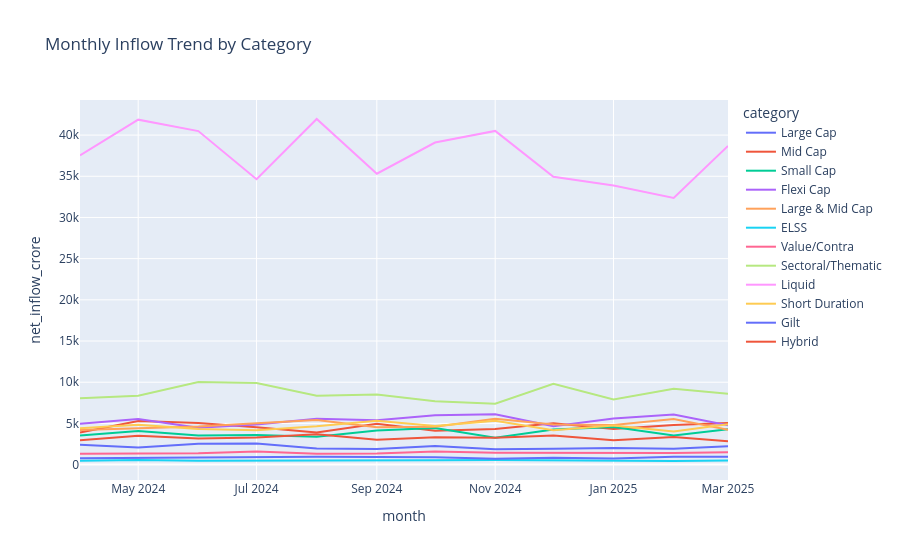

The notebook cell saved with this chart:
### Markdown cell above
### Finding 7

Flexi Cap and Mid Cap categories contributed the largest cumulative inflows during the analysis period.

### Code cell
import plotly.express as px

fig = px.line(
    cat,
    x="month",
    y="net_inflow_crore",
    color="category",
    title="Monthly Inflow Trend by Category"
)

fig.show()

### Figure 1 — Plotly figure (JSON) as saved in the notebook; plotly's stock layout.template omitted (floating-point values rounded to 4 significant figures)
{"data": [{"hovertemplate": "category=Large Cap<br>month=%{x}<br>net_inflow_crore=%{y}<extra></extra>", "legendgroup": "Large Cap", "line": {"color": "#636efa", "dash": "solid"}, "marker": {"symbol": "circle"}, "mode": "lines", "name": "Large Cap", "orientation": "v", "showlegend": true, "type": "scatter", "x": ["2024-04", "2024-05", "2024-06", "2024-07", "2024-08", "2024-09", "2024-10", "2024-11", "2024-12", "2025-01", "2025-02", "2025-03"], "xaxis": "x", "y": [2413.0, 2076.0, 2519.0, 2574.0, 1940.0, 1879.0, 2255.0, 1870.0, 1923.0, 2025.0, 1925.0, 2234.0], "yaxis": "y"}, {"hovertemplate": "category=Mid Cap<br>month=%{x}<br>net_inflow_crore=%{y}<extra></extra>", "legendgroup": "Mid Cap", "line": {"color": "#EF553B", "dash": "solid"}, "marker": {"symbol": "circle"}, "mode": "lines", "name": "Mid Cap", "orientation": "v", "showlegend": true, "type": "scatter", "x": ["2024-04", "2024-05", "2024-06", "2024-07", "2024-08", "2024-09", "2024-10", "2024-11", "2024-12", "2025-01", "2025-02", "2025-03"], "xaxis": "x", "y": [3897.0, 5300.0, 5047.0, 4548.0, 3899.0, 4960.0, 4106.0, 4336.0, 5023.0, 4316.0, 4819.0, 5061.0], "yaxis": "y"}, {"hovertemplate": "category=Small Cap<br>month=%{x}<br>net_inflow_crore=%{y}<extra></extra>", "legendgroup": "Small Cap", "line": {"color": "#00cc96", "dash": "solid"}, "marker": {"symbol": "circle"}, "mode": "lines", "name": "Small Cap", "orientation": "v", "showlegend": true, "type": "scatter", "x": ["2024-04", "2024-05", "2024-06", "2024-07", "2024-08", "2024-09", "2024-10", "2024-11", "2024-12", "2025-01", "2025-02", "2025-03"], "xaxis": "x", "y": [3533.0, 4092.0, 3535.0, 3582.0, 3376.0, 4137.0, 4444.0, 3256.0, 4249.0, 4554.0, 3534.0, 4304.0], "yaxis": "y"}, {"hovertemplate": "category=Flexi Cap<br>month=%{x}<br>net_inflow_crore=%{y}<extra></extra>", "legendgroup": "Flexi Cap", "line": {"color": "#ab63fa", "dash": "solid"}, "marker": {"symbol": "circle"}, "mode": "lines", "name": "Flexi Cap", "orientation": "v", "showlegend": true, "type": "scatter", "x": ["2024-04", "2024-05", "2024-06", "2024-07", "2024-08", "2024-09", "2024-10", "2024-11", "2024-12", "2025-01", "2025-02", "2025-03"], "xaxis": "x", "y": [4947.0, 5529.0, 4478.0, 4869.0, 5562.0, 5397.0, 6004.0, 6111.0, 4654.0, 5603.0, 6068.0, 4767.0], "yaxis": "y"}, {"hovertemplate": "category=Large & Mid Cap<br>month=%{x}<br>net_inflow_crore=%{y}<extra></extra>", "legendgroup": "Large & Mid Cap", "line": {"color": "#FFA15A", "dash": "solid"}, "marker": {"symbol": "circle"}, "mode": "lines", "name": "Large & Mid Cap", "orientation": "v", "showlegend": true, "type": "scatter", "x": ["2024-04", "2024-05", "2024-06", "2024-07", "2024-08", "2024-09", "2024-10", "2024-11", "2024-12", "2025-01", "2025-02", "2025-03"], "xaxis": "x", "y": [4214.0, 4368.0, 4610.0, 5023.0, 5411.0, 4528.0, 4581.0, 5556.0, 4878.0, 4816.0, 5524.0, 4243.0], "yaxis": "y"}, {"hovertemplate": "category=ELSS<br>month=%{x}<br>net_inflow_crore=%{y}<extra></extra>", "legendgroup": "ELSS", "line": {"color": "#19d3f3", "dash": "solid"}, "marker": {"symbol": "circle"}, "mode": "lines", "name": "ELSS", "orientation": "v", "showlegend": true, "type": "scatter", "x": ["2024-04", "2024-05", "2024-06", "2024-07", "2024-08", "2024-09", "2024-10", "2024-11", "2024-12", "2025-01", "2025-02", "2025-03"], "xaxis": "x", "y": [466.0, 553.0, 472.0, 471.0, 499.0, 537.0, 537.0, 571.0, 521.0, 516.0, 437.0, 500.0], "yaxis": "y"}, {"hovertemplate": "category=Value/Contra<br>month=%{x}<br>net_inflow_crore=%{y}<extra></extra>", "legendgroup": "Value/Contra", "line": {"color": "#FF6692", "dash": "solid"}, "marker": {"symbol": "circle"}, "mode": "lines", "name": "Value/Contra", "orientation": "v", "showlegend": true, "type": "scatter", "x": ["2024-04", "2024-05", "2024-06", "2024-07", "2024-08", "2024-09", "2024-10", "2024-11", "2024-12", "2025-01", "2025-02", "2025-03"], "xaxis": "x", "y": [1328.0, 1361.0, 1386.0, 1582.0, 1308.0, 1334.0, 1595.0, 1436.0, 1414.0, 1339.0, 1400.0, 1497.0], "yaxis": "y"}, {"hovertemplate": "category=Sectoral/Thematic<br>month=%{x}<br>net_inflow_crore=%{y}<extra></extra>", "legendgroup": "Sectoral/Thematic", "line": {"color": "#B6E880", "dash": "solid"}, "marker": {"symbol": "circle"}, "mode": "lines", "name": "Sectoral/Thematic", "orientation": "v", "showlegend": true, "type": "scatter", "x": ["2024-04", "2024-05", "2024-06", "2024-07", "2024-08", "2024-09", "2024-10", "2024-11", "2024-12", "2025-01", "2025-02", "2025-03"], "xaxis": "x", "y": [8052.0, 8354.0, 10030.0, 9896.0, 8360.0, 8518.0, 7680.0, 7397.0, 9820.0, 7893.0, 9215.0, 8614.0], "yaxis": "y"}, {"hovertemplate": "category=Liquid<br>month=%{x}<br>net_inflow_crore=%{y}<extra></extra>", "legendgroup": "Liquid", "line": {"color": "#FF97FF", "dash": "solid"}, "marker": {"symbol": "circle"}, "mode": "lines", "name": "Liquid", "orientation": "v", "showlegend": true, "type": "scatter", "x": ["2024-04", "2024-05", "2024-06", "2024-07", "2024-08", "2024-09", "2024-10", "2024-11", "2024-12", "2025-01", "2025-02", "2025-03"], "xaxis": "x", "y": [37540.0, 41870.0, 40490.0, 34640.0, 41950.0, 35310.0, 39090.0, 40510.0, 34930.0, 33890.0, 32370.0, 38680.0], "yaxis": "y"}, {"hovertemplate": "category=Short Duration<br>month=%{x}<br>net_inflow_crore=%{y}<extra></extra>", "legendgroup": "Short Duration", "line": {"color": "#FECB52", "dash": "solid"}, "marker": {"symbol": "circle"}, "mode": "lines", "name": "Short Duration", "orientation": "v", "showlegend": true, "type": "scatter", "x": ["2024-04", "2024-05", "2024-06", "2024-07", "2024-08", "2024-09", "2024-10", "2024-11", "2024-12", "2025-01", "2025-02", "2025-03"], "xaxis": "x", "y": [4400.0, 4833.0, 4321.0, 4170.0, 4658.0, 5327.0, 4675.0, 5316.0, 4159.0, 4752.0, 4033.0, 4886.0], "yaxis": "y"}, {"hovertemplate": "category=Gilt<br>month=%{x}<br>net_inflow_crore=%{y}<extra></extra>", "legendgroup": "Gilt", "line": {"color": "#636efa", "dash": "solid"}, "marker": {"symbol": "circle"}, "mode": "lines", "name": "Gilt", "orientation": "v", "showlegend": true, "type": "scatter", "x": ["2024-04", "2024-05", "2024-06", "2024-07", "2024-08", "2024-09", "2024-10", "2024-11", "2024-12", "2025-01", "2025-02", "2025-03"], "xaxis": "x", "y": [784.0, 836.0, 864.0, 959.0, 952.0, 925.0, 898.0, 704.0, 831.0, 744.0, 942.0, 956.0], "yaxis": "y"}, {"hovertemplate": "category=Hybrid<br>month=%{x}<br>net_inflow_crore=%{y}<extra></extra>", "legendgroup": "Hybrid", "line": {"color": "#EF553B", "dash": "solid"}, "marker": {"symbol": "circle"}, "mode": "lines", "name": "Hybrid", "orientation": "v", "showlegend": true, "type": "scatter", "x": ["2024-04", "2024-05", "2024-06", "2024-07", "2024-08", "2024-09", "2024-10", "2024-11", "2024-12", "2025-01", "2025-02", "2025-03"], "xaxis": "x", "y": [2955.0, 3487.0, 3163.0, 3291.0, 3684.0, 3015.0, 3314.0, 3264.0, 3538.0, 2967.0, 3360.0, 2830.0], "yaxis": "y"}], "layout": {"legend": {"title": {"text": "category"}, "tracegroupgap": 0}, "title": {"text": "Monthly Inflow Trend by Category"}, "xaxis": {"anchor": "y", "domain": [0, 1], "title": {"text": "month"}}, "yaxis": {"anchor": "x", "domain": [0, 1], "title": {"text": "net_inflow_crore"}}}}
